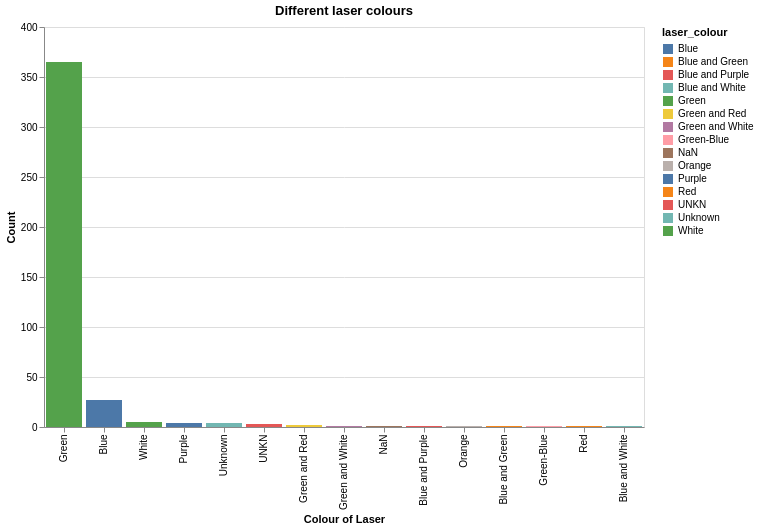

Source (notebook cell):
### Code cell
alt.Chart(michigan_laser).mark_bar().encode(
    x=alt.X("laser_colour", title="Colour of Laser", sort="-y"),
    y=alt.Y("count()", title="Count"),
    color=alt.Color('laser_colour')
).properties(
    title="Different laser colours",
    width=600,
    height=400)

### Figure 1 — Vega specification as saved in the notebook (floating-point values rounded to 4 significant figures)
{"$schema": "https://vega.github.io/schema/vega/v6.json", "data": [{"name": "source_0"}, {"name": "data_0", "values": [{"__count": 365, "laser_colour": "Green"}, {"__count": 27, "laser_colour": "Blue"}, {"__count": 1, "laser_colour": "Green and White"}, {"__count": 4, "laser_colour": "Purple"}, {"__count": 1, "laser_colour": "NaN"}, {"__count": 4, "laser_colour": "Unknown"}, {"__count": 1, "laser_colour": "Blue and Purple"}, {"__count": 1, "laser_colour": "Orange"}, {"__count": 3, "laser_colour": "UNKN"}, {"__count": 1, "laser_colour": "Blue and Green "}, {"__count": 5, "laser_colour": "White"}, {"__count": 1, "laser_colour": "Green-Blue"}, {"__count": 1, "laser_colour": "Red"}, {"__count": 2, "laser_colour": "Green and Red"}, {"__count": 1, "laser_colour": "Blue and White"}]}, {"name": "source_0_x_domain_laser_colour", "values": [{"laser_colour": "Green", "sort_field": 365}, {"laser_colour": "Blue", "sort_field": 27}, {"laser_colour": "Green and White", "sort_field": 1}, {"laser_colour": "Purple", "sort_field": 4}, {"laser_colour": "NaN", "sort_field": 1}, {"laser_colour": "Unknown", "sort_field": 4}, {"laser_colour": "Blue and Purple", "sort_field": 1}, {"laser_colour": "Orange", "sort_field": 1}, {"laser_colour": "UNKN", "sort_field": 3}, {"laser_colour": "Blue and Green ", "sort_field": 1}, {"laser_colour": "White", "sort_field": 5}, {"laser_colour": "Green-Blue", "sort_field": 1}, {"laser_colour": "Red", "sort_field": 1}, {"laser_colour": "Green and Red", "sort_field": 2}, {"laser_colour": "Blue and White", "sort_field": 1}]}, {"name": "data_0_y_domain___count", "values": [{"min": 1, "max": 365}]}, {"name": "data_0_color_domain_laser_colour", "values": [{"laser_colour": "Green"}, {"laser_colour": "Blue"}, {"laser_colour": "Green and White"}, {"laser_colour": "Purple"}, {"laser_colour": "NaN"}, {"laser_colour": "Unknown"}, {"laser_colour": "Blue and Purple"}, {"laser_colour": "Orange"}, {"laser_colour": "UNKN"}, {"laser_colour": "Blue and Green "}, {"laser_colour": "White"}, {"laser_colour": "Green-Blue"}, {"laser_colour": "Red"}, {"laser_colour": "Green and Red"}, {"laser_colour": "Blue and White"}]}], "marks": [{"type": "rect", "name": "marks", "from": {"data": "data_0"}, "encode": {"update": {"width": {"signal": "max(0.25, bandwidth('x'))"}, "y": {"field": "__count", "scale": "y"}, "fill": {"field": "laser_colour", "scale": "color"}, "x": {"field": "laser_colour", "scale": "x"}, "y2": {"value": 0, "scale": "y"}}}, "style": ["bar"]}], "scales": [{"name": "x", "type": "band", "domain": {"data": "source_0_x_domain_laser_colour", "field": "laser_colour", "sort": {"op": "max", "field": "sort_field", "order": "descending"}}, "range": [0, {"signal": "width"}], "paddingInner": 0.1, "paddingOuter": 0.05}, {"name": "y", "type": "linear", "domain": [{"signal": "(data(\"data_0_y_domain___count\")[0] || {}).min"}, {"signal": "(data(\"data_0_y_domain___count\")[0] || {}).max"}], "range": [{"signal": "height"}, 0], "nice": true, "zero": true}, {"name": "color", "type": "ordinal", "domain": {"data": "data_0_color_domain_laser_colour", "field": "laser_colour", "sort": true}, "range": "category"}], "axes": [{"scale": "y", "minExtent": 0, "domain": false, "gridScale": "x", "grid": true, "labels": false, "maxExtent": 0, "aria": false, "zindex": 0, "tickCount": {"signal": "ceil(height/40)"}, "orient": "left", "ticks": false}, {"scale": "x", "orient": "bottom", "labelAlign": "right", "grid": false, "labelBaseline": "middle", "labelAngle": 270, "zindex": 0, "title": "Colour of Laser"}, {"scale": "y", "orient": "left", "grid": false, "labelOverlap": true, "zindex": 0, "tickCount": {"signal": "ceil(height/40)"}, "title": "Count"}], "title": {"text": "Different laser colours", "frame": "group"}, "background": "white", "style": "cell", "legends": [{"fill": "color", "symbolType": "square", "title": "laser_colour"}], "height": 400, "width": 600, "padding": 5}
